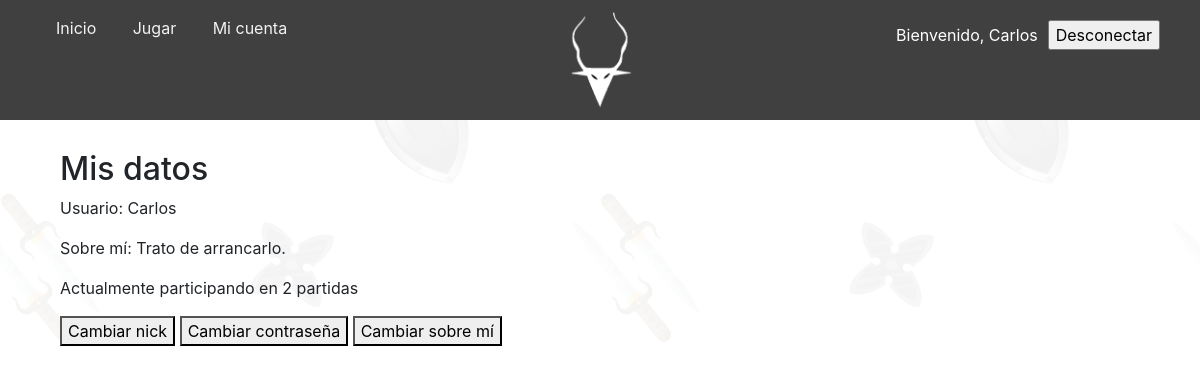
The app's page /cuenta.php (signed in), older data.
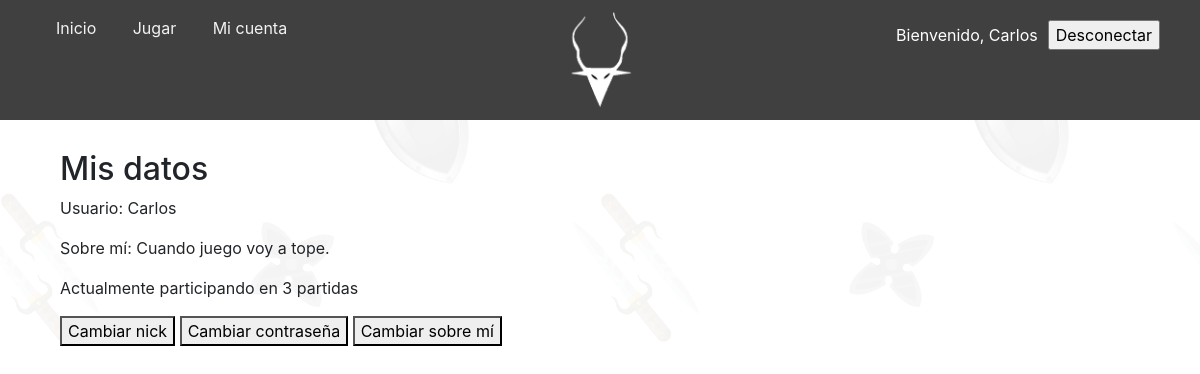
The same page, newer data.
### tables this page shows
CREATE TABLE `user` (
  `id_user` int(11) NOT NULL,
  `nick` varchar(20) NOT NULL,
  `pass` varchar(20) NOT NULL,
  `about` varchar(500) NOT NULL
);

### clases/DB.php (called while the page is built, shortened)
<?php
    require_once('User.php');
    class DB {
        private static function getConnection() {
            $conexion = null;
            try {
                $conexion = new PDO('mysql:host=' . DB_HOST . ';dbname=' . DB_NAME, DB_USER, DB_PASSWORD);
                $conexion->setAttribute(PDO::ATTR_ERRMODE, PDO::ERRMODE_EXCEPTION);
            } catch (PDOException $e) {
                echo 'ERROR - No se ha podido conectar con la BD: ' . $e->getMessage();
            }
            return $conexion;
        }
        public static function getUser($nick) {
            $conexion = self::getConnection();
            try {
                $sql = $conexion->prepare("SELECT * FROM user WHERE nick = ?");
                if ($sql->execute(array($nick))) {
                    while ($row = $sql->fetch()) {
                        $user = new User($row);
                    }
                }
                return $user;
            } catch (PDOException $e) {
                echo "ERROR: " . $e->getMessage();
            }
        }
        public static function getGamesUser($id_user) {
            $conexion = self::getConnection();
            try {
                $sql = $conexion->prepare("SELECT * FROM user_game WHERE id_user = ?");
                if ($sql->execute(array($id_user))) {
                    while ($row = $sql->fetch()) {
                        $userGame[] = new UserGame($row);
                    }
                }
                return $userGame;
            } catch (PDOException $e) {
                echo "ERROR: " . $e->getMessage();
            }
        }
    }
?>

### clases/User.php (called while the page is built, shortened)
<?php
class User {
    protected $nick;
    protected $about;
    public function __construct($row) {
        $this->nick = $row['nick'];
        $this->about = $row['about'];
    }
    public function getNick() { return $this->nick; }
    public function getAbout() { return $this->about; }
}
?>

### cuenta.php (the view, shortened to what this page needs)
<!DOCTYPE html>
    <head>
        <link rel="stylesheet" href="https://maxcdn.bootstrapcdn.com/bootstrap/4.0.0/css/bootstrap.min.css">
        <link rel="stylesheet" href="css/style.css">
    </head>
    <body>
        <?php
            require_once 'clases/DB.php';
            $usuario = DB::getUser($_SESSION['id']);
            $partidas = DB::getGamesUser($usuario->getId_user());
        ?>
        <nav class="menu">
            <ul>
                <li><a href="index.php">Inicio</a></li>
                <li><a href="jugar.php">Jugar</a></li>
                <li><a href="cuenta.php">Mi cuenta</a></li>
                <li><img src="media/logo.png" alt="Logo Aquelarre" id="logo"></li>
                <div class="right">
                    <form method="post">
                        <?php
                            if ($showLogin) {
                                echo "<li><input type='text' name='user' placeholder='Usuario'></li>";
                                echo "<li><input type='text' name='password' placeholder='Contraseña'></li>";
                                echo "<li><input type='submit' name ='login' value='Acceso/Registro'></li>";
                            }
                            else {
                                echo "<li><p style='color:white;padding-right:10px;'>Bienvenido, ".$_SESSION['id']."</p></li>";
                                echo "<li><input type='submit' name='logout' value='Desconectar'></li>";
                            }
                        ?>
                    </form>
                </div>
            </ul>
        </nav>
        <div class="main">
                    <h2>Mis datos</h2>
                    <p>Usuario: <?php echo $usuario->getNick() ?></p>
                    <p>Sobre mí: <?php echo $usuario->getAbout() ?></p>
                    <p>Actualmente participando en <?php echo count($partidas); ?> partidas</p>
                    <p><button type="button" id="boton-nick">Cambiar nick</button>
                       <button type="button" id="boton-pass">Cambiar contraseña</button>
                       <button type="button" id="boton-about">Cambiar sobre mí</button></p>
            </div>
    </body>
</html>

Row changes from the older to the newer data that the page shows:
changed user "Carlos": about "Trato de arrancarlo." → "Cuando juego voy a tope."
Text that changed along with them:
count($partidas): "2" → "3"
